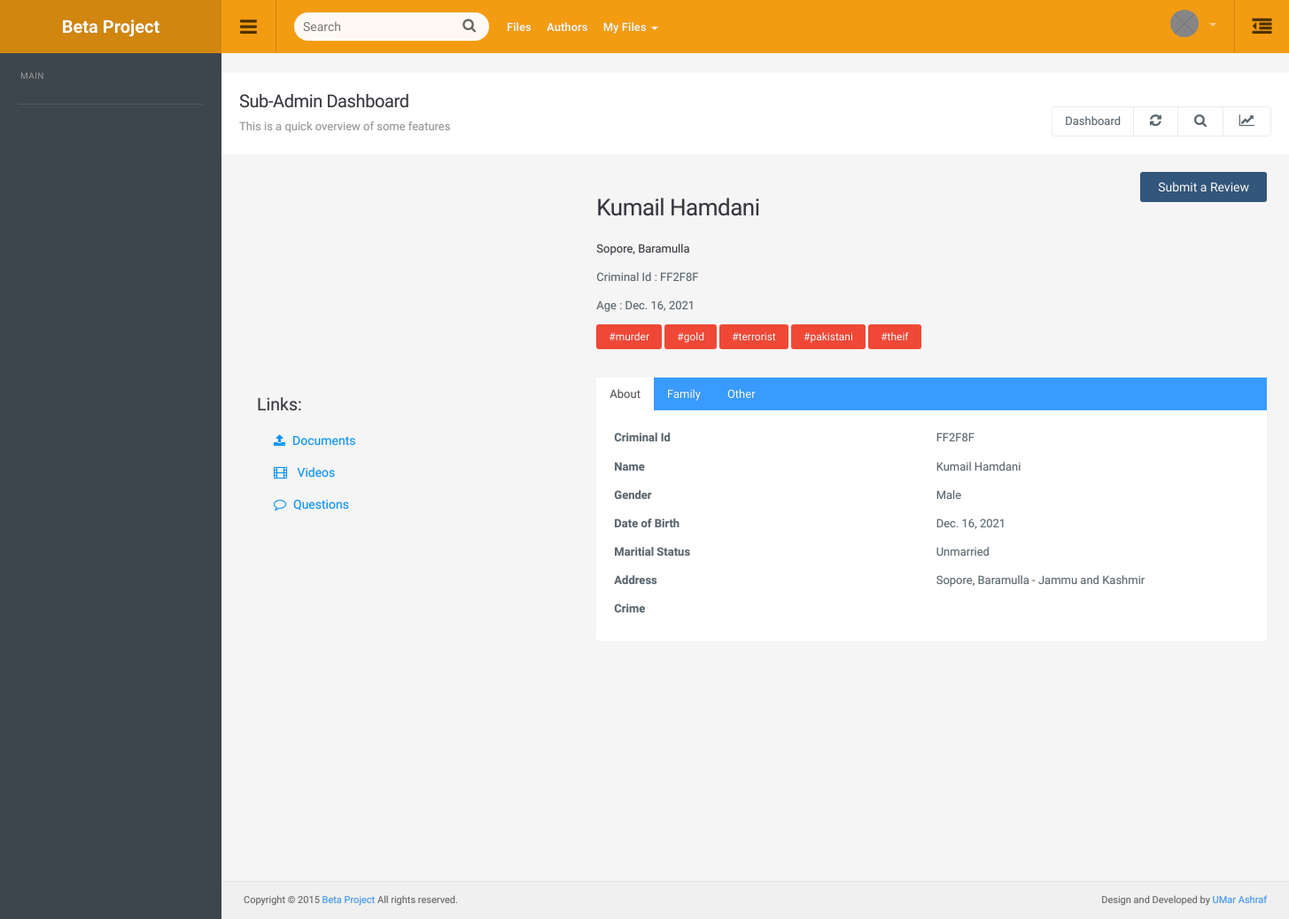
The app's page /subadmin/profile/20 with its own data.
### criminals/models.py (models this page shows, shortened)
class criminal(models.Model):
    category = models.ForeignKey(criminalcategory, on_delete=models.SET_NULL, null=True)
    fname= models.CharField(max_length=50)
    lname= models.CharField(max_length=50)
    code= models.CharField(max_length=100, default = uuid.uuid4().hex[:6].upper())
    dob=models.DateField(null=True, blank=True)
    gender=models.CharField(max_length=50)
    martial_status=models.CharField(max_length=50)
    pending=models.BooleanField(default=1)
    deleted=models.BooleanField(default=0)
    interviewed =models.BooleanField(default=0)
    imprisioned = models.BooleanField(default=1)
    created_on=models.DateField(auto_now_add=True)
    updated_on=models.DateField(auto_now=True)
    tags = TaggableManager()

class criminaladdress(models.Model):
    criminal = models.ForeignKey(criminal, on_delete=models.CASCADE)
    country = models.CharField(max_length=50)
    state=models.CharField(max_length=50)
    district=models.CharField(max_length=50)
    town=models.CharField(max_length=50)
    zipcode=models.CharField(max_length=50)

### interview/views.py (the view)
# urls.py: path('profile/<int:id>',views.profile,name='profile'),
def profile(request,id):
    cri=criminal.objects.get(id=id)
    if request.POST.get('review'):
        review.objects.create(user=request.user, criminal=cri, review=request.POST['review'])
    return render(request,'criminalprofile.html',{'criminal':cri})

### interview/templates/criminalprofile.html (shortened to what this page needs)
{% extends 'base.html' %}
{% load static %}
{%block body%}
{% block links %}
<link rel="stylesheet" href="../../static/owl/owl.carousel.min.css">
<link rel="stylesheet" href="../../static/owl/owl.theme.default.css">
{% endblock links %}
<div class="container emp-profile">
    <div class="row">
        <div class="col-md-4">
            <div class="profile-img">
                <div class="owl-carousel">
                </div>
            </div>
        </div>
        <div class="col-md-6">
            <div class="profile-head">
                <h2>
                    {{criminal.fname}} {{criminal.lname}}
                </h2>
                <h6>
                    {% for address in criminal.criminaladdress_set.all %}
                        {{address.town}}, {{address.district}}
                    {% endfor %}
                </h6>
                <p class="proile-rating">Criminal Id : <span>{{criminal.code}}</span></p>
                <p class="proile-rating">Age : <span>{{criminal.dob}}</span></p>
                <div class="tags">
                    {% for tags in criminal.tags.all %}
                            <a href="{% url 'filterbytag' tags.slug %}" class="btn btn-sm btn-danger" style="margin-bottom: 10px;">#{{tags}}</a>
                    {% endfor %}
                </div>
                <br>
            </div>
        </div>
        <div class="col-md-2">
            {% if request.user.is_superuser or request.user.is_staff %}
            <button class="btn btn-warning"><i class="fa fa-file" aria-hidden="true"></i> Create Report</button>
            {% else %}
            <a href="#" class="btn btn-primary float-right" style="float: right;" data-toggle="modal" data-target="#myModal">Submit a Review</a>
            {% endif %}
        </div>
    </div>
    <div class="row">
        <div class="col-md-4">
            <div class="profile-links">
                <h4>Links:</h4>
                    <div class="col-md-10">
                        <a href="{% url 'uploaddocuments' criminal.id %}" class=" btn-block btn-sm"><i class="fa fa-upload" aria-hidden="true"></i>Documents</a>
                        <a href="{% url 'criminalvid' criminal.id %}" class=" btn-block btn-sm"><i class="fa fa-film" aria-hidden="true"></i> Videos</a>
                        <a href="{% url 'viewquestions' criminal.id %}" class="btn-block btn-sm"><i class="fa fa-comment-o" aria-hidden="true"></i>Questions</a>
                    </div>
            </div>
        </div>
        <div class="col-md-8">
            <ul class="nav nav-tabs tabcolor5-bg" role="tablist">
                <li role="presentation" class="active"><a href="#About10" aria-controls="About10" role="tab" data-toggle="tab">About</a></li>
                <li role="presentation"><a href="#family" aria-controls="family" role="tab" data-toggle="tab">Family</a></li>
                <li role="presentation"><a href="#other" aria-controls="other" role="tab" data-toggle="tab">Other</a></li>
            </ul>
            <div class="tab-content">
                <div role="tabpanel" class="tab-pane active" id="About10">
                    <div c<div class="row">
                        <div class="col-md-6">
                            <label>Criminal Id</label>
                        </div>
                        <div class="col-md-6">
                            <p>{{criminal.code}}</p>
                        </div>
                    </div>
                    <div class="row">
                        <div class="col-md-6">
                            <label>Name</label>
                        </div>
                        <div class="col-md-6">
                            <p>{{criminal.fname}} {{criminal.lname}}</p>
                        </div>
                    </div>
                    <div class="row">
                        <div class="col-md-6">
                            <label>Gender</label>
                        </div>
                        <div class="col-md-6">
                            <p>{{criminal.gender}}</p>
                        </div>
                    </div>
                    <div class="row">
                        <div class="col-md-6">
                            <label>Date of Birth</label>
                        </div>
                        <div class="col-md-6">
                            <p>{{criminal.dob}}</p>
                        </div>
                    </div>
                    <div class="row">
                        <div class="col-md-6">
                            <label>Maritial Status</label>
                        </div>
                        <div class="col-md-6">
                            <p>{{criminal.martial_status}}</p>
                        </div>
                    </div>
                    <div class="row">
                        <div class="col-md-6">
                            <label>Address</label>
                        </div>
                        <div class="col-md-6">
                            {% for address in criminal.criminaladdress_set.all %}
                            <p>{{address.town}}, {{address.district}} - {{address.state}}</p>
                            {% endfor %}
                        </div>
                    </div>
                    <div class="row">
                        <div class="col-md-6">
                            <label>Crime</label>
                        </div>
                        <div class="col-md-6">
                        </div>
                    </div>
                </div>
              </div>
        </div>
    </div>
</div>
    {%endblock body%}

### static/css/style.css (style rules this page uses)
body { background: #3D464D; color: #58666E; margin: 0; line-height: 1.7em; overflow-x: hidden; font-size: 13px; font-family: 'Open Sans', sans-serif; outline: 0; text-Shadow: 0 0 1px rgba(0, 0, 0, 0.2); }
a { color: #399BFF; text-decoration: none; }
.col-xs-1, .col-sm-1, .col-md-1, .col-lg-1, .col-xs-2, .col-sm-2, .col-md-2, .col-lg-2, .col-xs-3, .col-sm-3, .col-md-3, .col-lg-3, .col-xs-4, .col-sm-4, .col-md-4, .col-lg-4, .col-xs-5, .col-sm-5, .col-md-5, .col-lg-5, .col-xs-6, .col-sm-6, .col-md-6, .col-lg-6, .col-xs-7, .col-sm-7, .col-md-7, .col-lg-7, .col-xs-8, .col-sm-8, .col-md-8, .col-lg-8, .col-xs-9, .col-sm-9, .col-md-9, .col-lg-9, .col-xs-10, .col-sm-10, .col-md-10, .col-lg-10, .col-xs-11, .col-sm-11, .col-md-11, .col-lg-11, .col-xs-12, .col-sm-12, .col-md-12, .col-lg-12 { padding-right: 15px; padding-left: 15px; }
.row { margin-right: -15px; margin-left: -15px; }
.container-widget .col-xs-1, .container-widget .col-sm-1, .container-widget .col-md-1, .container-widget .col-lg-1, .container-widget .col-xs-2, .container-widget .col-sm-2, .container-widget .col-md-2, .container-widget .col-lg-2, .container-widget .col-xs-3, .container-widget .col-sm-3, .container-widget .col-md-3, .container-widget .col-lg-3, .container-widget .col-xs-4, .container-widget .col-sm-4, .container-widget .col-md-4, .container-widget .col-lg-4, .container-widget .col-xs-5, .container-widget .col-sm-5, .container-widget .col-md-5, .container-widget .col-lg-5, .container-widget .col-xs-6, .container-widget .col-sm-6, .container-widget .col-md-6, .container-widget .col-lg-6, .container-widget .col-xs-7, .container-widget .col-sm-7, .container-widget .col-md-7, .container-widget .col-lg-7, .container-widget .col-xs-8, .container-widget .col-sm-8, .container-widget .col-md-8, .container-widget .col-lg-8, .container-widget .col-xs-9, .container-widget .col-sm-9, .container-widget .col-md-9, .container-widget .col-lg-9, .container-widget .col-xs-10, .container-widget .col-sm-10, .container-widget .col-md-10, .container-widget .col-lg-10, .container-widget .col-xs-11, .container-widget .col-sm-11, .container-widget .col-md-11, .container-widget .col-lg-11, .container-widget .col-xs-12, .container-widget .col-sm-12, .container-widget .col-md-12, .container-widget .col-lg-12 { padding-right: 5px; padding-left: 5px; }
.container-widget .row { margin-right: -5px; margin-left: -5px; }
h1, h2, h3, h4, h5, h6, .h1, .h2, .h3, .h4, .h5, .h6 { font-family: inherit; font-weight: 400; line-height: 1.6; color: #37363E; }
h1, .h1, h2, .h2, h3, .h3 { margin-top: 20px; margin-bottom: 10px; letter-spacing: -0.02em; }
h4, .h4, h5, .h5, h6, .h6 { margin-top: 15px; margin-bottom: 10px; }
h2, .h2 { font-size: 2em; }
h4, .h4 { font-size: 1.5em; }
h6, .h6 { font-size: 1em; }
.btn { font-size: 14px; padding: 7px 20px 7px 20px; border: none; background: #E4E4E4; color: inherit; border-radius: 3px; }
.btn-sm { font-size: 12px; padding: 5px 14px; }
.btn-primary { background-color: #33577B; color: #fff; }
.btn-danger { background-color: #EF4836; color: #fff; }
.tab-content { background: #fff; padding: 20px; }
.nav-tabs { border-bottom: none; background: #E9E9E9; padding: 0; }
.nav-tabs > li { float: left; margin-bottom: -1px; margin-right: -2px; }
.nav-tabs > li > a { margin-right: 2px; line-height: 1.42857143; color: inherit; border: none; border-radius: 0; }
.nav-tabs > li.active > a, .nav-tabs > li.active > a:hover, .nav-tabs > li.active > a:focus { color: #555; cursor: default; background-color: #fff; border: none; border-bottom-color: transparent; }
.tabcolor5-bg li a, .tabcolor6-bg li a, .tabcolor7-bg li a, .tabcolor8-bg li a, .tabcolor9-bg li a, .tabcolor10-bg li a { color: #fff; }
.tabcolor5-bg { background: #399BFF; }

### interview/templates/criminalprofile.html (style rules this page uses)
.profile-links a { text-decoration: none; font-size: 14px; color: rgb(0, 149, 255); transition: 0.3s; }
.profile-links a .fa { margin-right: 8px; }

### records on screen
criminal: fname "Kumail", lname "Hamdani", code "FF2F8F", dob "Dec. 16, 2021", gender "Male", martial_status "Unmarried"
criminaladdress: town "Sopore", district "Baramulla", state "Jammu and Kashmir"
Tag: name "murder"
Tag: name "gold"
Tag: name "terrorist"
Tag: name "pakistani"
Tag: name "theif"
